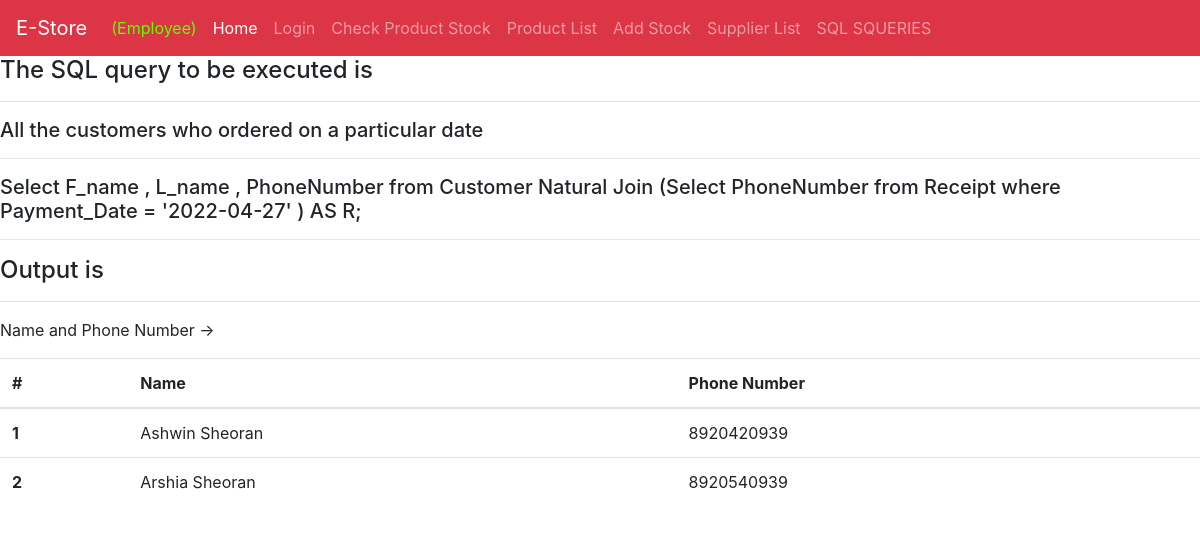
Screenshot of /PHP_Files/sql4.php with the database file from the repository.
### tables this page shows
CREATE TABLE `customer` (
  `PhoneNumber` varchar(50) NOT NULL,
  `F_name` varchar(30) NOT NULL,
  `L_name` varchar(30) NOT NULL,
  `H_No` varchar(30) NOT NULL,
  `Area` varchar(30) NOT NULL,
  `State` varchar(30) NOT NULL,
  `Pin` varchar(30) NOT NULL,
  PRIMARY KEY (`PhoneNumber`),
  CONSTRAINT `customer_ibfk_1` FOREIGN KEY (`PhoneNumber`) REFERENCES `user` (`PhoneNumber`)
);

### PHP_Files/sql4.php (the view, shortened to what this page needs)
<?php
include("empnavbar.php");
$sql1 = " Select F_name , L_name , PhoneNumber from Customer Natural Join (Select PhoneNumber from Receipt where Payment_Date = '2022-04-27'  ) AS R;";
$lst = $cone->query($sql1);
?>
<!DOCTYPE html>
<html lang="en">
<head>
</head>
<body>
<h4>The SQL query to be executed is  </h4> <hr>
<h5>  All the customers who ordered on a particular date </h5> <hr>
<h5> Select F_name , L_name , PhoneNumber from Customer Natural Join (Select PhoneNumber from Receipt where Payment_Date = '2022-04-27'  ) AS R;  </h5> <hr>
<h4>Output is </h4>
<hr>
<p> Name and  Phone Number -> <p>
<table class="table">
  <thead>
    <tr>
      <th scope="col">#</th>
      <th scope="col">Name</th>
      <th scope="col">Phone Number</th>
    </tr>
  </thead>
  <tbody>
<?php
$i=1;
while($p1 = mysqli_fetch_assoc($lst)):
?>
  <tr>
<th scope="row"> <?php echo $i; ?></th>
<td>  <?=   $p1['F_name']; echo " "; echo $p1['L_name']; ?> </td>
<td>  <?=   $p1['PhoneNumber']; ?> </td>
</tr>
  <?php    $i = $i +1;
 endwhile; ?>
  </tbody>
</table>
</body>
</html>

### rows the page displays
customer: F_name "Ashwin", L_name "Sheoran", PhoneNumber "8920420939"
customer: F_name "Arshia", L_name "Sheoran", PhoneNumber "8920540939"
